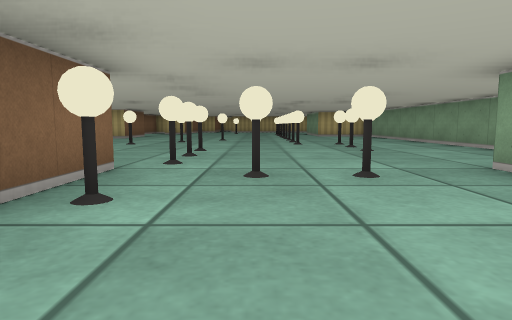
[1] (above)

24 first-person views from a walk through a cub3D ray-caster map. The camera is about half as high as the walls, tilts 6° down and sees 75° across. The floor is counted in squares. Each view is taken from the middle of a square. On the plan, view 1 faces up. The plan holds only what a view shows up to about 9 squares ahead; the rest is blank. The place goes on beyond the plan.

[2]
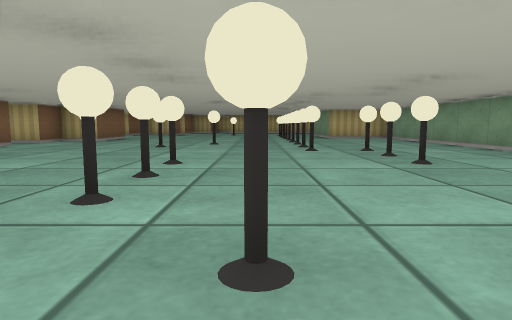

[3]
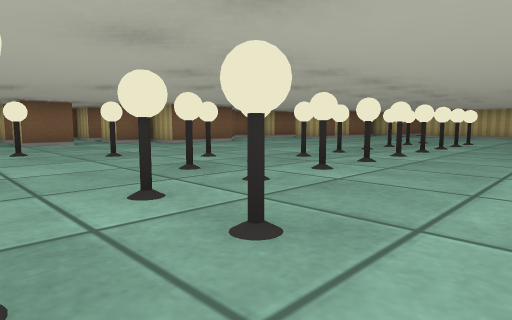

[4]
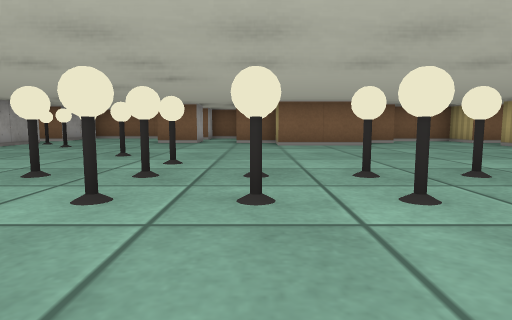

[5]
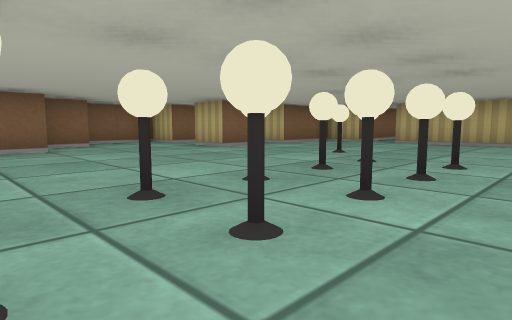

[6]
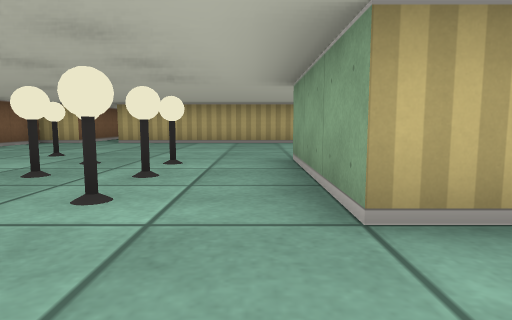

[7]
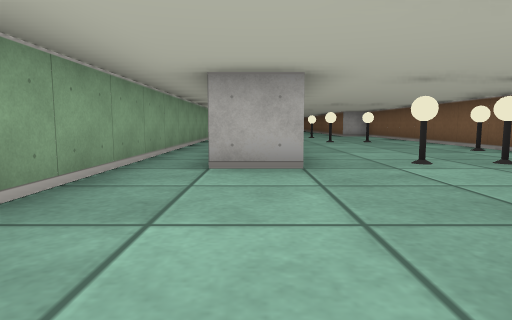

[8]
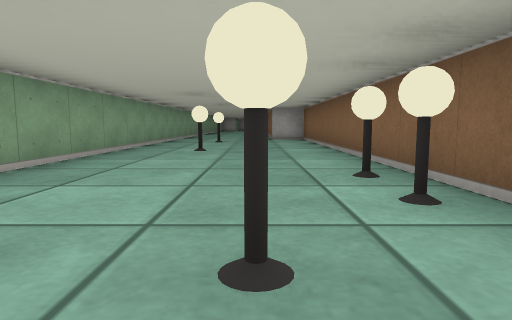

[9]
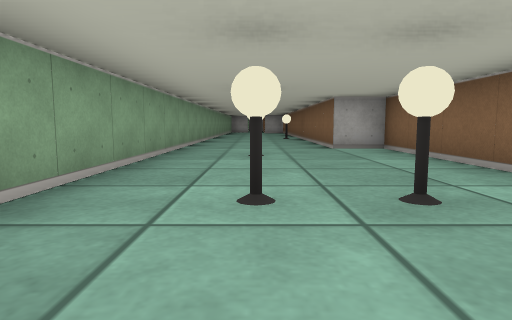

[10]
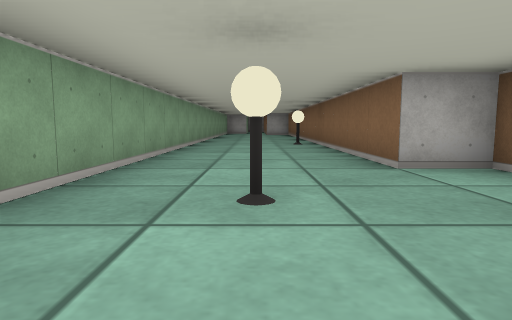

[11]
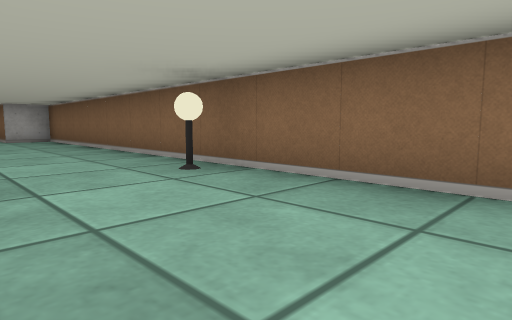

[12]
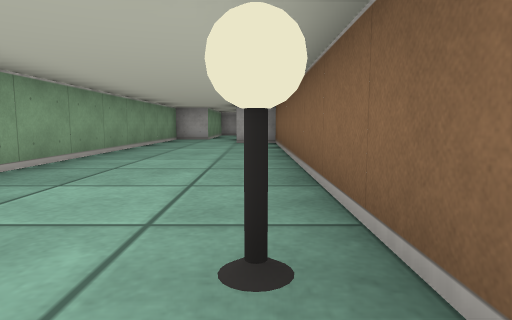

[13]
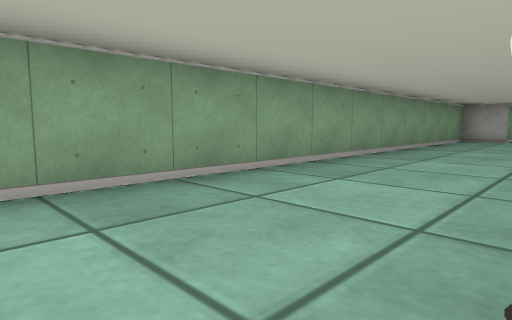

[14]
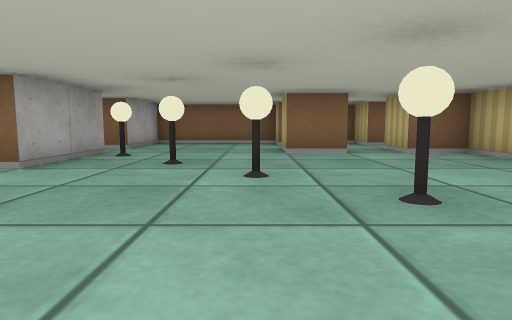

[15]
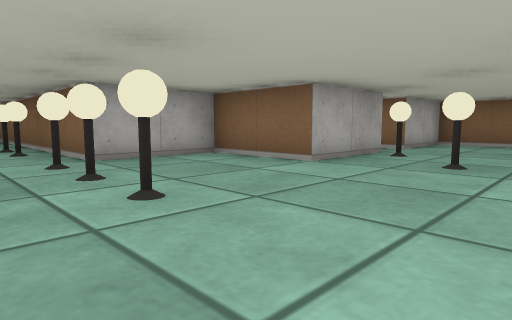

[16]
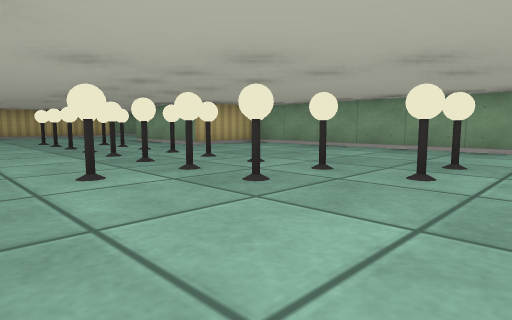

[17]
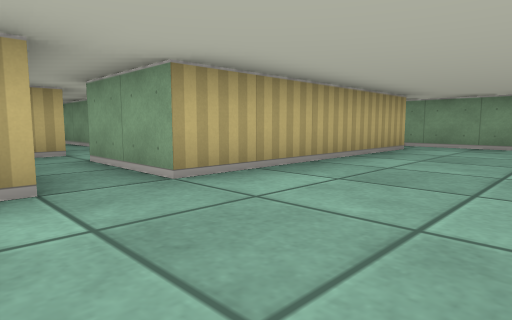

[18]
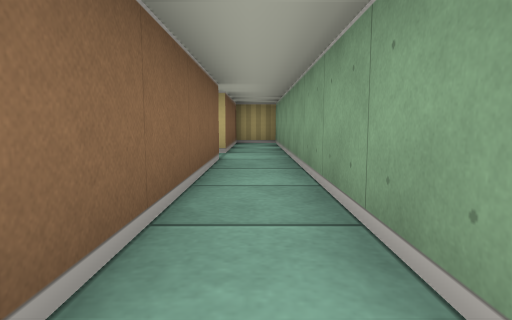

[19]
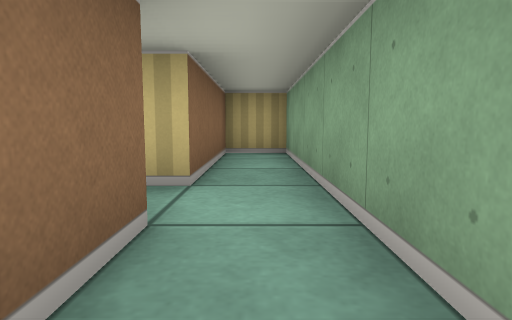

[20]
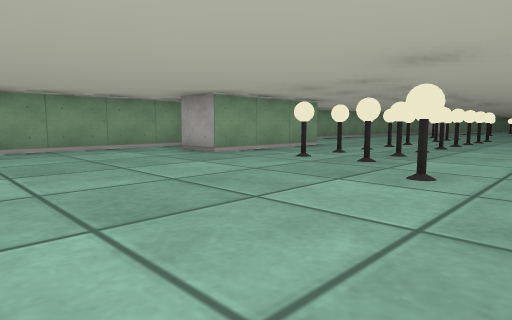

[21]
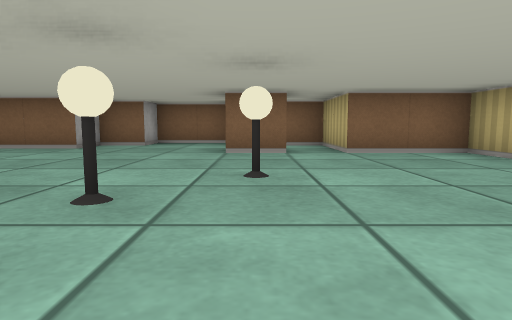

[22]
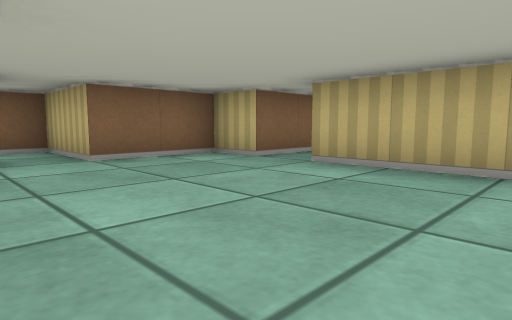

[23]
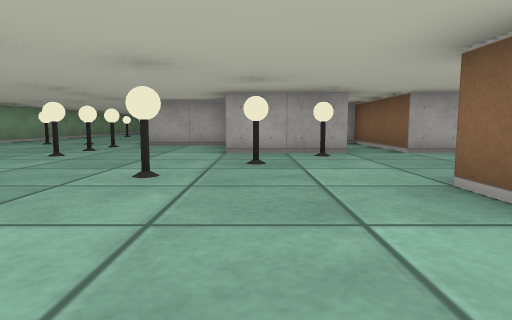

[24]
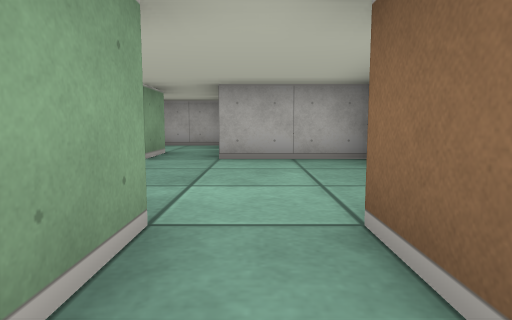

### Floor plan
Points are (right, up) in squares from view 1. A wall is a line through its corners. A room is listed if a view was taken in it or the views show most of it. See-through windows are left out.
Room 1 (views 1, 2, 3, 4, 5, 6, 7, 8, 9, 10, 11, 12, 13, 14, 15, 16, 17, 20, 21, 22, 23, 24)
walls: (-5.5, 4.5) (-5.5, 5.5) (-3.5, 5.5) (-3.5, 3.5) (-1.5, 3.5) (-1.5, -6.5) (-0.5, -6.5) (-0.5, -18.5) (0.5, -18.5) (0.5, -19.2); (-6.1, 9.5) (-5.5, 9.5) (-5.5, 8.5) (-6.5, 8.5) (-6.5, 9.5); (4.5, -2.1) (4.5, 13.5) (2.5, 13.5) (2.5, 16.5) (3.5, 16.5); (-7.5, 9.5) (-7.5, 8.5) (-8.5, 8.5) (-8.5, 5.5) (-6.5, 5.5) (-6.5, 4.5); (-7.5, 11) (-7.5, 10.5) (-8.5, 10.5); (4.5, 15.8) (4.5, 21); (-6.5, 16.2) (-6.5, 14.5) (-5.5, 14.5) (-5.5, 13.5) (-4.5, 13.5) (-4.5, 11.5) (-5.5, 11.5) (-5.5, 10.5) (-6.5, 10.5); (-3.5, 17.6) (-3.5, 16.5) (-4.5, 16.5); (3.6, 20.5) (-1.5, 20.5) (-1.5, 22.5); (-2.5, 22) (-2.5, 20.5) (-3.5, 20.5) (-3.5, 18.5) (-5.5, 18.5) (-5.5, 16.5) (-6.4, 16.5); (1.5, -21.2) (1.5, -20.5) (2.5, -20.5) (2.5, 3.5) (3.5, 3.5)
ways out: opening at (-2, 21.5) to room 2; opening at (-6, 5) to room 3; opening at (4, 21)
objects: lamp (-5, 6); lamp (-4, 7); lamp (-3, 8); lamp (-2, 9); lamp (-1, 1); lamp (-1, 2); lamp (-1, 4); lamp (-1, 5); lamp (-1, 6); lamp (-1, 10); lamp (-1, 17); lamp (0, -11); lamp (0, -2); lamp (0, 3); lamp (0, 9); lamp (0, 10); lamp (0, 11); lamp (0, 12); lamp (0, 13); lamp (0, 14); lamp (0, 15); lamp (0, 16); lamp (1, -5); lamp (1, -2); lamp (1, 3); lamp (1, 8); lamp (1, 9); lamp (1, 10); lamp (1, 11); lamp (1, 12); lamp (1, 13); lamp (1, 14); lamp (1, 15); lamp (1, 16); lamp (2, 6); lamp (2, 7); lamp (2, 8)
Room 2 (views 18, 19)
walls: (-1.5, 27.5) (-1.5, 23.5) (-2, 23.5); (-0.5, 23.5) (-0.5, 31.5) (-1.5, 31.5) (-1.5, 28.5) (-1.9, 28.5)
ways out: opening at (-2, 21.5) to room 1; opening at (-2.5, 28)
Room 3 (no view inside)
walls: (-6.5, 4.5) (-6.5, 2.5) (-4.9, 2.5)
ways out: opening at (-6, 5) to room 1

Where each view was taken, in squares from view 1:
view 1: 0 up, 0 right, facing up
view 2: 2 up, 0 right, facing up
view 3: 7 up, 3 right, facing up-left
view 4: 11 up, 3 right, facing left
view 5: 12 up, 2 right, facing up-left
view 6: 12 up, 2 right, facing up
view 7: 7 up, 3 right, facing down
view 8: 4 up, 0 right, facing down
view 9: 0 up, 1 right, facing down
view 10: 3 down, 1 right, facing down
view 11: 8 down, 2 right, facing down-left
view 12: 10 down, 0 right, facing down
view 13: 10 down, 0 right, facing down-right
view 14: 8 up, 0 right, facing left
view 15: 8 up, 0 right, facing down-left
view 16: 7 up, 2 left, facing up-right
view 17: 18 up, 3 left, facing up-right
view 18: 23 up, 1 left, facing up
view 19: 26 up, 1 left, facing up
view 20: 20 up, 2 left, facing down-right
view 21: 17 up, 2 right, facing left
view 22: 17 up, 1 right, facing up-left
view 23: 11 up, 4 left, facing down
view 24: 10 up, 7 left, facing down
